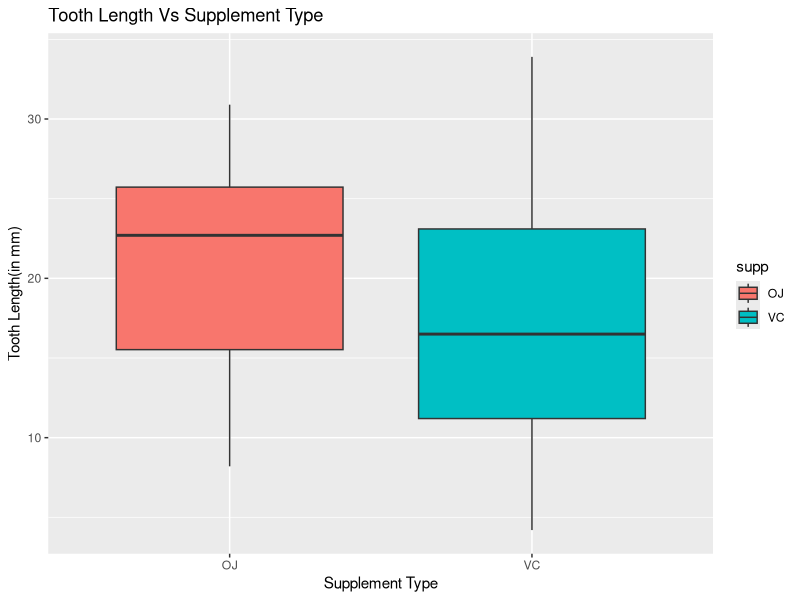
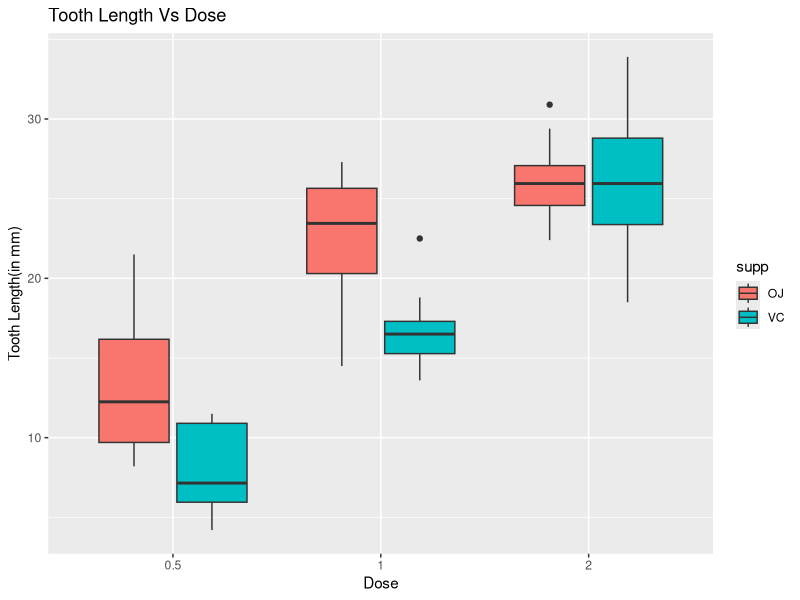
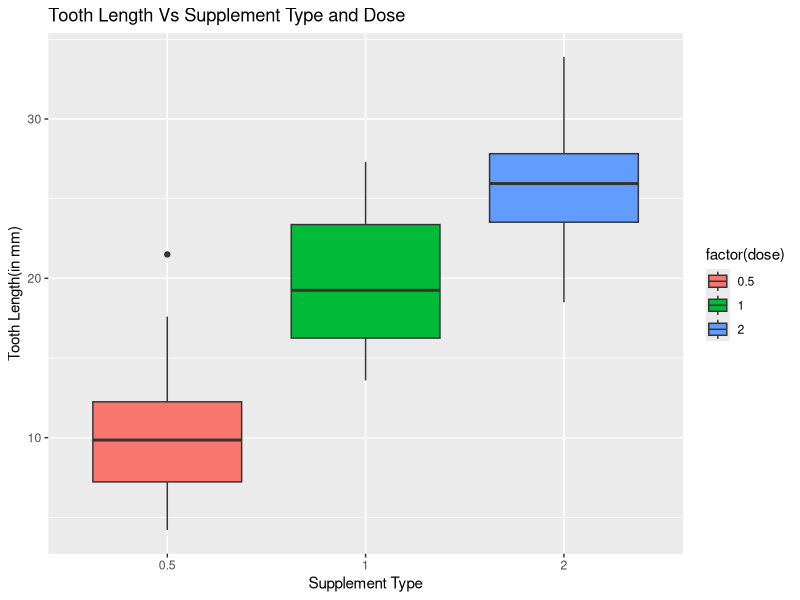

Recreate these plots in R, in order. (Note: this script raises an error after producing the figures.)
## ---- chunk 1
knitr::opts_chunk$set(echo = TRUE)
## ---- chunk 2
library(datasets)
library(ggplot2)

data<-ToothGrowth
head(data)
## ---- chunk 3
summary(data)
## ---- chunk 4
# Count any missing values
sum(is.na(data))
## ---- chunk 5
unique(data$supp)
unique(data$dose)
## ---- chunk 6
table(data$dose,data$supp)
## ---- chunk 7
ggplot(data,aes(supp,len))+geom_boxplot(aes(fill=supp))+xlab('Supplement Type')+
  ylab('Tooth Length(in mm)')+labs(title="Tooth Length Vs Supplement Type")
## ---- chunk 8
ggplot(data,aes(factor(dose),len))+geom_boxplot(aes(fill=supp))+xlab('Dose')+ylab('Tooth Length(in mm)')+labs(title="Tooth Length Vs Dose")
## ---- chunk 9
ggplot(data,aes(factor(dose),len))+geom_boxplot(aes(fill=factor(dose)))+xlab('Supplement Type')+
  ylab('Tooth Length(in mm)')+labs(title="Tooth Length Vs Supplement Type and Dose")
## ---- chunk 10
dose_VC_1<- subset(data, supp == 'VC' & dose %in% c(0.5, 1.))
dose_VC_2<- subset(data, supp == 'VC' & dose %in% c(0.5, 2.))
dose_VC_3<- subset(data, supp == 'VC' & dose %in% c(1., 2.))

t.test(len~dose, data=dose_VC_1, var.equal=FALSE, paired=FALSE)
## ---- chunk 11
t.test(len~dose, data=dose_VC_2, var.equal=FALSE, paired=FALSE)
## ---- chunk 12
t.test(len~dose, data=dose_VC_3, var.equal=FALSE, paired=FALSE)
## ---- chunk 13
dose_OJ_1<- subset(data, supp == 'OJ' & dose %in% c(0.5, 1.0))
dose_OJ_2<- subset(data, supp == 'OJ' & dose %in% c(0.5, 2.))
dose_OJ_3<- subset(data, supp == 'OJ' & dose %in% c(1., 2.))

t.test(len~dose, data=dose_OJ_1, var.equal=FALSE, paired=FALSE)
## ---- chunk 14
t.test(len~dose, data=dose_OJ_2, var.equal=FALSE, paired=FALSE)
## ---- chunk 15
t.test(len~dose, data=dose_OJ_3, var.equal=FALSE, paired=FALSE)
## ---- chunk 16
df<-data
t.test(len~supp, data=df, var.equal=FALSE, paired=FALSE)
## ---- chunk 17
dose_5<-subset(data, dose %in% c(0.5))
dose_1<-subset(data, dose %in% c(1.))
dose_2<-subset(data, dose %in% c(2.))
t.test(len~supp,data=dose_5,var.equals=FALSE,paired=FALSE)
## ---- chunk 18
t.test(len~supp,data=dose_1,var.equals=FALSE,paired=FALSE)
## ---- chunk 19
t.test(len~supp,data=dose_2,var.equals=FALSE,paired=FALSE)
